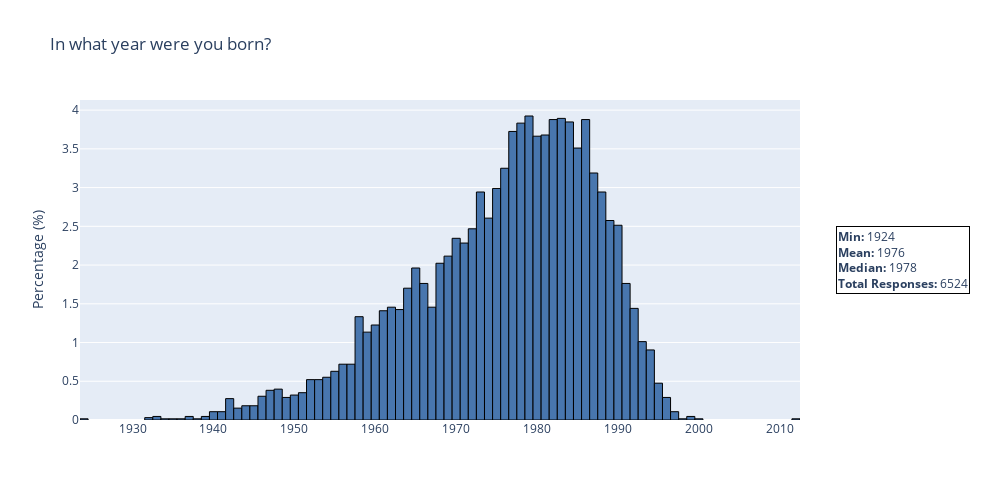

Write notebook code for a chart like this one.
### Code cell
df, df_raw = load_survey_data(file_path = "../data/parenthood_test_QNumeric.xlsx")

q1 = NumericQuestion("DE1", df, df_raw)
fig1 = q1.distribution(display=False)
fig1.show()

### Figure 1 — Plotly figure (JSON) as saved in the notebook; plotly's stock layout.template omitted (floating-point values rounded to 4 significant figures; data arrays with more than 128 entries replaced by an {"elided": "..."} marker saying what was removed)
{"data": [{"bingroup": "x", "customdata": [1, 0, 0, 0, 0, 5, 2, 1, 4, 3, 14, 28, 12, 32, 25, 45, 44, 34, 70, 41, 94, 161, 80, 187, 93, 239, 210, 132, 291, 149, 353, 365, 212, 493, 256, 479, 507, 251, 482, 208, 360, 279, 94, 125, 31, 26, 4, 1, 0, 0, 0, 0, 0, 0, 1], "histnorm": "percent", "hovertemplate": "Total responses: %{customdata}<extra></extra>", "legendgroup": "", "marker": {"color": "#4876AE", "line": {"color": "black", "width": 1}, "pattern": {"shape": ""}}, "name": "", "orientation": "v", "showlegend": false, "type": "histogram", "x": {"elided": "6524 float values"}, "xaxis": "x", "xbins": {"size": 1}, "yaxis": "y"}], "layout": {"annotations": [{"align": "left", "bordercolor": "black", "borderwidth": 1, "showarrow": false, "text": "<b>Min:</b> 1924<br><b>Mean:</b> 1976<br><b>Median:</b> 1978<br><b>Total Responses:</b> 6524", "x": 1.05, "xanchor": "left", "xref": "paper", "y": 0.5, "yanchor": "middle", "yref": "paper"}], "barmode": "relative", "height": 500, "legend": {"tracegroupgap": 0}, "margin": {"r": 200}, "title": {"text": "In what year were you born?"}, "width": 1000, "xaxis": {"anchor": "y", "domain": [0, 1], "range": [1924.0, 2012.0], "title": {"text": ""}}, "yaxis": {"anchor": "x", "domain": [0, 1], "title": {"text": "Percentage (%)"}}}}
